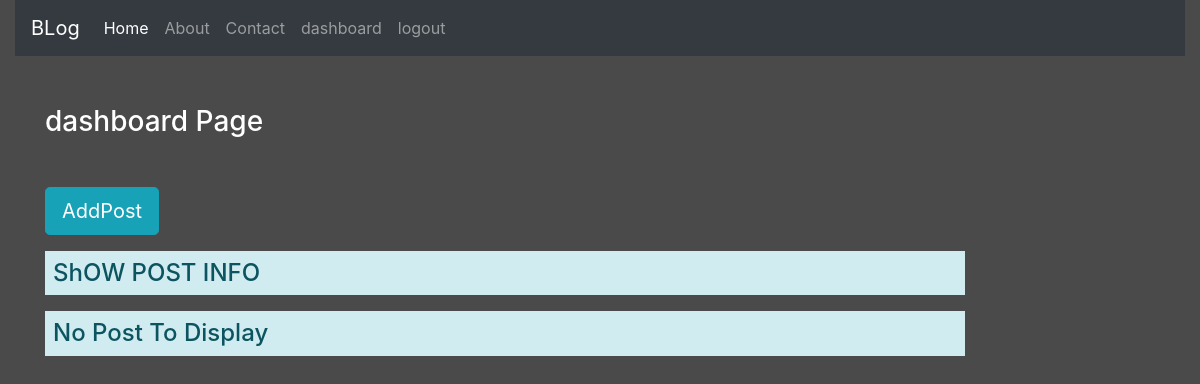
/dashboard/ (signed in), run on an earlier commit of the app's database.
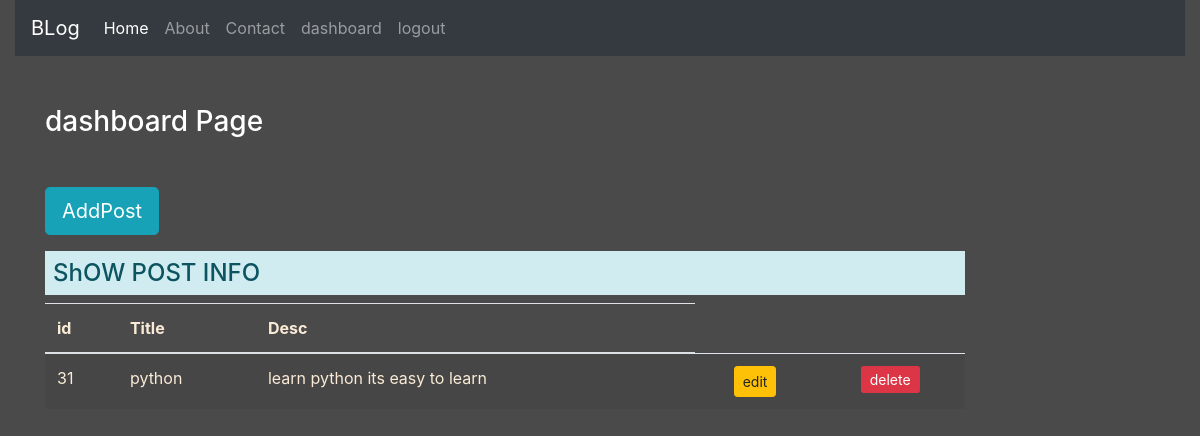
And on a later commit of the database.
### enroll/models.py (models this page shows)
class Post(models.Model):
    title=models.CharField(max_length=250,blank=False)
    decscription=models.TextField()

### enroll/views.py (the view)
# urls.py: path('dashboard/',views.dashboard ,name='dashboard'),
def dashboard(request):
 if request.user.is_authenticated:
    post=Post.objects.all()
    return render (request,'blog/dashboard.html',{'post':post})
 else:
   return HttpResponseRedirect('/login/')

### enroll/templates/blog/dashboard.html (shortened to what this page needs)
{% extends 'blog/base.html'%}
{% load static %}
{%  block  content %}
<div class="col-10">
<h3 class=" text-white my-5">dashboard Page </h3>
<td class="text-center alert-info"> <a href="{% url 'addpost' %}" class="btn btn-info btn-lg">AddPost</a></td>
<h4 class="text-center-alert alert-info mt-3 p-2">ShOW POST INFO</h4>
{% if post %}
<table class="table table-striped">
    <thead>
      <tr>
        <th scope="col">id</th>
        <th scope="col">Title</th>
        <th scope="col">Desc</th>
      </tr>
    </thead>
    <tbody>
        {% for post in post %}
      <tr>
        <td>{{post.id}}</td>
        <td>{{post.title}}</td>
        <td>{{post.decscription}}</td>
        <td class="text-center"> <a href="{% url 'updatepost' post.id %}" class="btn btn-warning btn-sm">edit</a></td>
        {% if perms.blog.delete_post   %}
        <form action="" method="post">
        <td class="text-center"> <a href="{% url 'deletepost' post.id %}" class="btn btn-danger btn-sm d-inline">delete</a></td>
        </form>
        {% endif %}
      </tr>
     {% endfor %}
    </tbody>
  </table>
{% else %}
<h4 class="text-center-alert alert-info mt-3 p-2">No Post To Display</h4>
{% endif %}
{% endblock content %}

What changed in the data, as far as the page shows it:
added Post: id "31", title "python", decscription "learn python its easy to learn"
Also different on the page:
text no longer shown: "No Post To Display"
text now shown: "id Title Desc"
